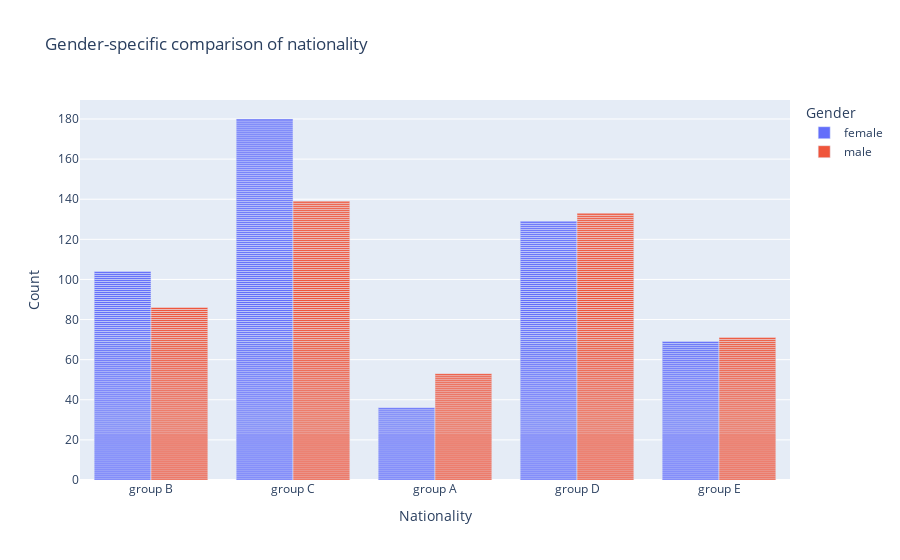

The cell this chart's notebook holds for it:
### Code cell
fig = px.bar(df, x='race/ethnicity', color="gender", barmode='group', title="Gender-specific comparison of nationality",
            labels={
                     "race/ethnicity": "Nationality",
                     "gender": "Gender",
                     "count": "Count"
                 }
            )
fig.show()

### Figure 1 — Plotly figure (JSON) as saved in the notebook; plotly's stock layout.template omitted (floating-point values rounded to 4 significant figures; data arrays with more than 128 entries replaced by an {"elided": "..."} marker saying what was removed)
{"data": [{"alignmentgroup": "True", "hovertemplate": "Gender=female<br>Nationality=%{x}<br>Count=%{y}<extra></extra>", "legendgroup": "female", "marker": {"color": "#636efa", "pattern": {"shape": ""}}, "name": "female", "offsetgroup": "female", "orientation": "v", "showlegend": true, "textposition": "auto", "type": "bar", "x": {"elided": "518 str values"}, "xaxis": "x", "y": {"elided": "518 int values"}, "yaxis": "y"}, {"alignmentgroup": "True", "hovertemplate": "Gender=male<br>Nationality=%{x}<br>Count=%{y}<extra></extra>", "legendgroup": "male", "marker": {"color": "#EF553B", "pattern": {"shape": ""}}, "name": "male", "offsetgroup": "male", "orientation": "v", "showlegend": true, "textposition": "auto", "type": "bar", "x": {"elided": "482 str values"}, "xaxis": "x", "y": {"elided": "482 int values"}, "yaxis": "y"}], "layout": {"barmode": "group", "legend": {"title": {"text": "Gender"}, "tracegroupgap": 0}, "title": {"text": "Gender-specific comparison of nationality"}, "xaxis": {"anchor": "y", "domain": [0, 1], "title": {"text": "Nationality"}}, "yaxis": {"anchor": "x", "domain": [0, 1], "title": {"text": "Count"}}}}
